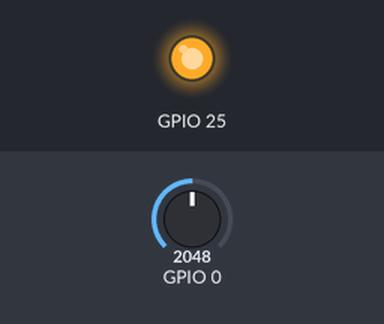
This sketch was run on a simulated ESP32. On the bench: output pins drawn as LEDs (lit = HIGH). The test bench sets the inputs (shaded band); at power-on: GPIO 0 = 2048.

Above: at 2.8 s.
2.9 s: GPIO 0 set to 0
At 4.7 s:
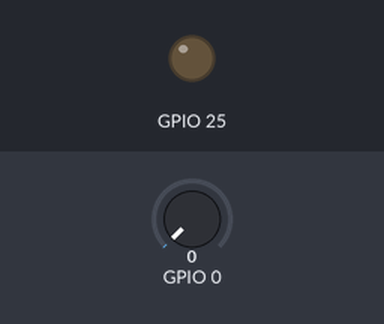
5.5 s: GPIO 0 set to 491
At 6.8 s:
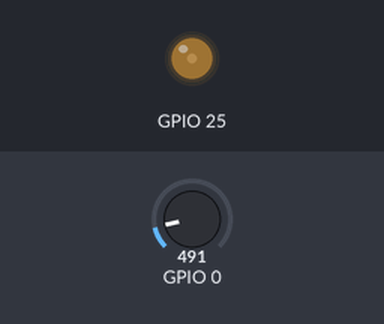
Timing chart, 0 to 8.5 s (numbered marks = the images above; inputs shaded):
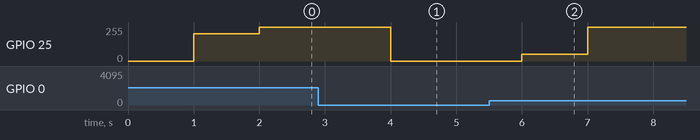

Measured:
- after the input at 2.9 s, GPIO 25: 255/255 → 0/255 after 1.1 s
- after the input at 5.5 s, GPIO 25: 0/255 → 49/255 after 0.50 s, → 255/255 1.0 s later

The sketch:

esp32adcabs.ino
```cpp
#include <driver/dac.h>
hw_timer_t * timer = NULL;

const float weight = 0.1; // close to 0 no filter, close to 1 very smooth
float adcVal = 0, adcValOld, dacVal; // NB float

void IRAM_ATTR onTimer() {
  adcValOld = adcVal;
  adcVal = analogRead(0);
  // simple recursive fil
  dacVal = adcVal * weight + adcValOld * (1 - weight);
  // You need to scale from adc/dac values to/from SI units
  dac_output_voltage(DAC_CHANNEL_1, (int)dacVal);
}


void setup() {

  dac_output_enable(DAC_CHANNEL_1);

  timer = timerBegin(0, 80, true);              // start timer based on 80MHz clock frequency
  timerAttachInterrupt(timer, &onTimer, true);  // let function onTimer be called when timeout
  timerAlarmWrite(timer, 1000000, true);        // 1e6 microseconds  == 1 sec
  timerAlarmEnable(timer);                      // gogo
}

void loop() {}
//https://www.megunolink.com/articles/coding/3-methods-filter-noisy-arduino-measurements/
//https://docs.espressif.com/projects/esp-idf/en/latest/esp32/api-reference/peripherals/dac.html
```
